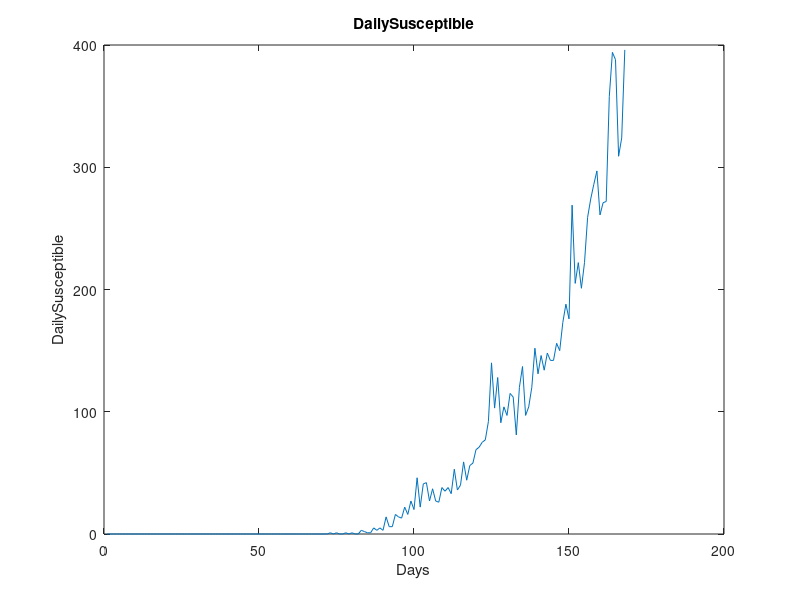
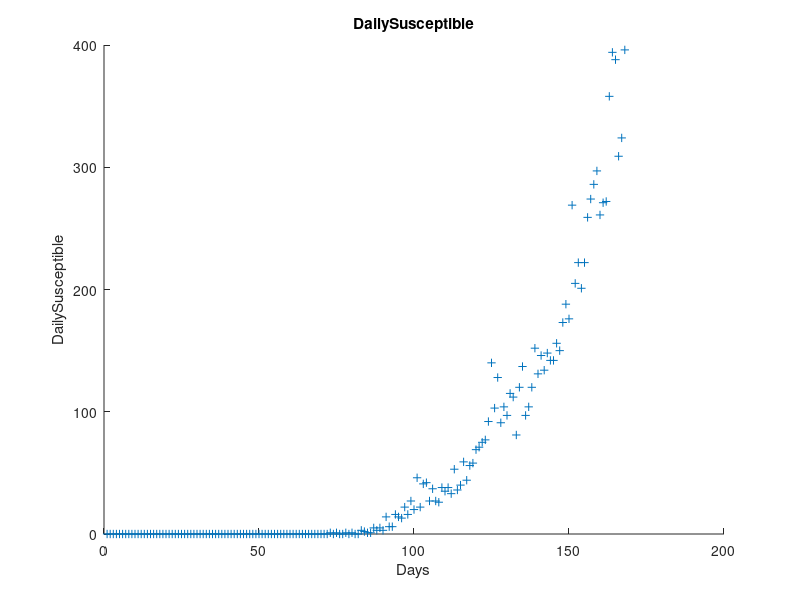

Reproduce these figures in MATLAB, in order. (Note: this script raises an error after producing the figures.)
clear ; close all; clc;
a = csvread('qwerty.csv');
x= a(:,2);
days = (1:size(x,1))';
fprintf('plotting line graph.\n');
plot(days,x)
title('DailySusceptible');
xlabel('Days');
ylabel('DailySusceptible');
print("-dpng", "DailySusceptible1.png"); 
fprintf('Press enter to continue.\n');
fprintf('Press "Ctrl+c" to exit.\n');
pause;
close all;

y=x;
x=days;
fprintf('plotting scatter graph.\n');
scatter(x,y,'+')
title('DailySusceptible');
xlabel('Days');
ylabel('DailySusceptible');
print("-dpng", "DailySusceptible2.png");
fprintf('Press enter to continue.\n');
fprintf('Press "Ctrl+c" to exit.\n');
pause;
close all;
 
fprintf('Appling machine learing algorithm...\n');
[theta cost] = rateofchangeofS()
m = days_X(days);
m = [ones(size(m,1),1) m];
m = m*theta;
scatter(days,y, "marker",'+');
hold on;
plot(days,m);
xlabel('Days');
ylabel('DailySusceptibleML');
print("-dpng", "DailySusceptibleML.png");
day = 168+16;
	A = theta(1) + theta(2)*day + theta(3)*(day^2)+theta(4)*(day^3) + theta(5)*(day^4)+theta(6)*(day^5)
	
